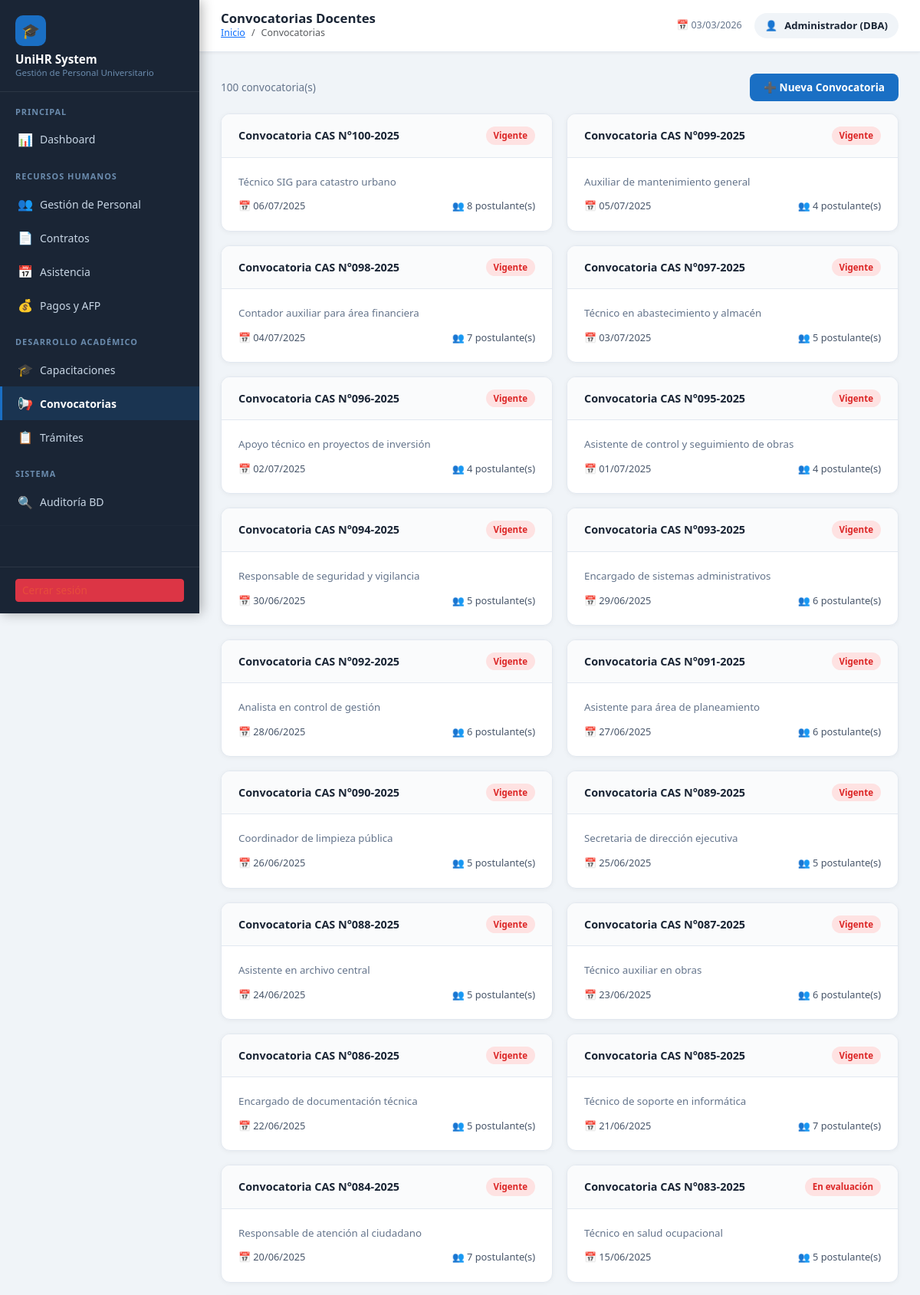
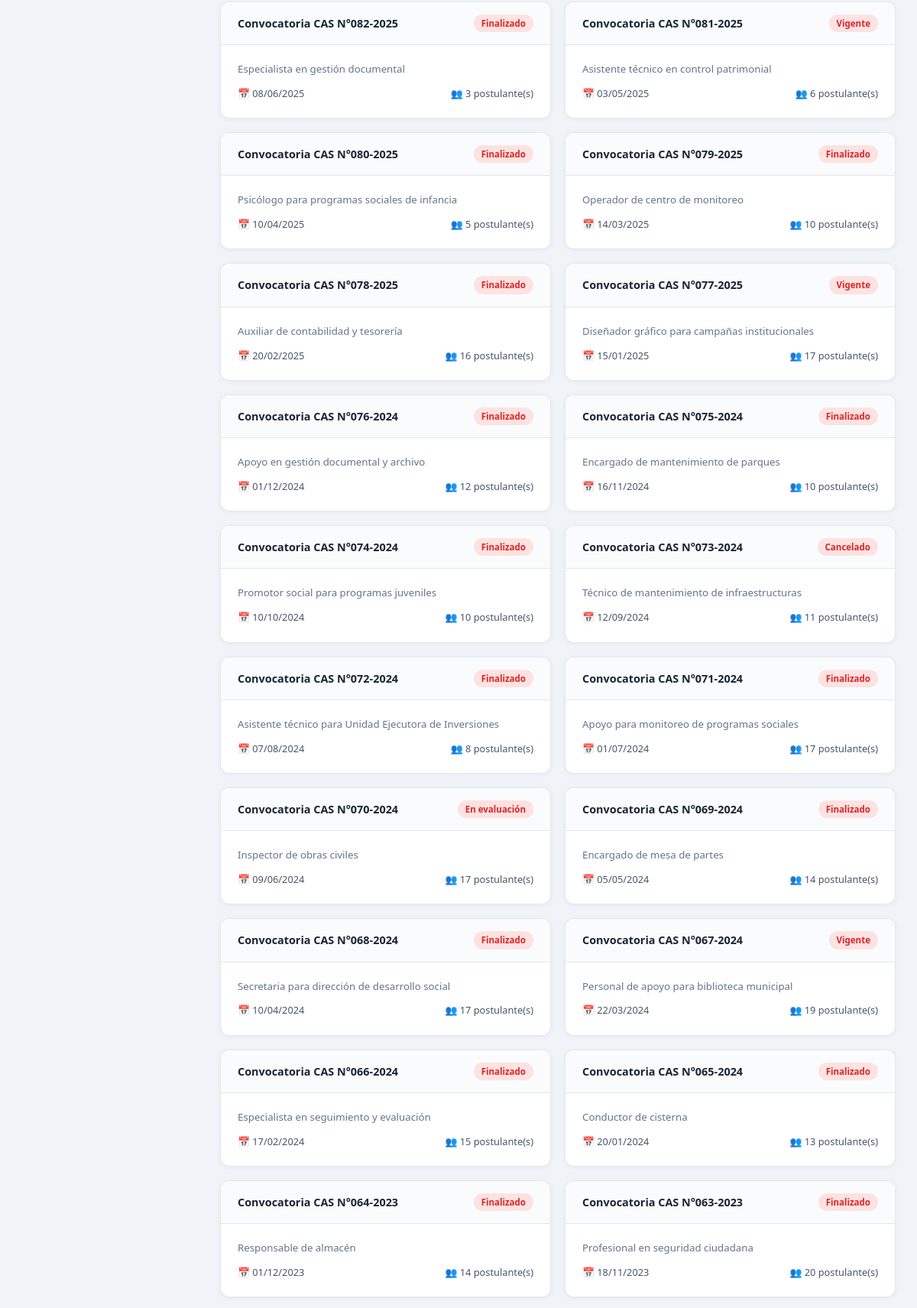
Page /gestpersonal_uni/convocatorias/lista.php (upper part) on the committed database (2 pictures, top to bottom).
### tables this page shows
create table convocatorias_doc(
idselec int auto_increment primary key,
nomconv varchar(100) not null,
fechconv date not null,
descrpconv varchar(250) not null,
estconv varchar(25) not null   
);

### gestpersonal_uni/convocatorias/lista.php (the view, shortened to what this page needs)
<?php
require_once '../config/conexion.php';
$convs = $pdo->query("
    SELECT c.*,
           (SELECT COUNT(*) FROM postulacion_personal pp WHERE pp.idselec = c.idselec) AS total_postulantes
    FROM convocatorias_doc c
    ORDER BY c.fechconv DESC
")->fetchAll();
$modulo_activo = 'convocatorias';
$titulo_pagina = 'Convocatorias Docentes';
$breadcrumb    = [['Convocatorias', '']];
?>
<!DOCTYPE html>
<html lang="es">
<head>
    <link href="https://cdn.jsdelivr.net/npm/bootstrap@5.3.0/dist/css/bootstrap.min.css" rel="stylesheet">
</head>
<body>
<?php include '../includes/sidebar.php'; ?>
<div class="main-content">
<?php include '../includes/header.php'; ?>
<div class="page-content">
    <div style="display:flex; justify-content:space-between; align-items:center; margin-bottom:16px;">
        <div style="font-size:0.85rem; color:#64748b;"><?= count($convs) ?> convocatoria(s)</div>
        <a href="nueva.php" class="btn-uni-primary">➕ Nueva Convocatoria</a>
    </div>
    <div style="display:grid; grid-template-columns: repeat(auto-fill,minmax(340px,1fr)); gap:18px;">
        <?php if (empty($convs)): ?>
        <div style="grid-column:1/-1; text-align:center; color:#94a3b8; padding:40px;">Sin convocatorias registradas.</div>
        <?php else: ?>
        <?php foreach ($convs as $conv): ?>
        <div class="card-uni">
            <div class="card-uni-header">
                <h6 style="font-size:0.9rem;"><?= htmlspecialchars($conv['nomconv']) ?></h6>
                <span class="badge-uni <?= $conv['estconv']==='ABIERTA'?'badge-activo':'badge-inactivo' ?>">
                    <?= $conv['estconv'] ?>
                </span>
            </div>
            <div class="card-uni-body">
                <p style="font-size:0.83rem; color:#64748b; margin:0 0 12px;">
                    <?= htmlspecialchars($conv['descrpconv']) ?>
                </p>
                <div style="display:flex; justify-content:space-between; font-size:0.8rem; color:#475569;">
                    <span>📅 <?= date('d/m/Y', strtotime($conv['fechconv'])) ?></span>
                    <span>👥 <?= $conv['total_postulantes'] ?> postulante(s)</span>
                </div>
            </div>
        </div>
        <?php endforeach; ?>
        <?php endif; ?>
    </div>
</div>
</div>
</body>
</html>

### gestpersonal_uni/includes/sidebar.php (shortened to what this page needs)
<?php
$depth = substr_count($_SERVER['PHP_SELF'], '/') - 2;
$base  = str_repeat('../', max($depth, 0));
?>
<div class="sidebar">
    <a href="<?= $base ?>index.php" class="sidebar-brand" style="display:block;">
        <div class="brand-icon">🎓</div>
        <span class="brand-title">UniHR System</span>
        <span class="brand-sub">Gestión de Personal Universitario</span>
    </a>
    <div class="sidebar-section-title">Principal</div>
    <a href="<?= $base ?>index.php" class="sidebar-link <?= $modulo_activo == 'dashboard' ? 'active' : '' ?>">
        <span class="nav-icon">📊</span> Dashboard
    </a>
    <div class="sidebar-section-title">Recursos Humanos</div>
    <a href="<?= $base ?>personal/lista.php" class="sidebar-link <?= $modulo_activo == 'personal' ? 'active' : '' ?>">
        <span class="nav-icon">👥</span> Gestión de Personal
    </a>
    <a href="<?= $base ?>contratos/lista.php" class="sidebar-link <?= $modulo_activo == 'contratos' ? 'active' : '' ?>">
        <span class="nav-icon">📄</span> Contratos
    </a>
    <a href="<?= $base ?>asistencia/lista.php" class="sidebar-link <?= $modulo_activo == 'asistencia' ? 'active' : '' ?>">
        <span class="nav-icon">📅</span> Asistencia
    </a>
    <a href="<?= $base ?>pagos/lista.php" class="sidebar-link <?= $modulo_activo == 'pagos' ? 'active' : '' ?>">
        <span class="nav-icon">💰</span> Pagos y AFP
    </a>
    <div class="sidebar-section-title">Desarrollo Académico</div>
    <a href="<?= $base ?>capacitaciones/lista.php" class="sidebar-link <?= $modulo_activo == 'capacitaciones' ? 'active' : '' ?>">
        <span class="nav-icon">🎓</span> Capacitaciones
    </a>
    <a href="<?= $base ?>convocatorias/lista.php" class="sidebar-link <?= $modulo_activo == 'convocatorias' ? 'active' : '' ?>">
        <span class="nav-icon">📢</span> Convocatorias
    </a>
    <a href="<?= $base ?>tramites/lista.php" class="sidebar-link <?= $modulo_activo == 'tramites' ? 'active' : '' ?>">
        <span class="nav-icon">📋</span> Trámites
    </a>
    <div class="sidebar-section-title">Sistema</div>
    <a href="<?= $base ?>auditoria/lista.php" class="sidebar-link <?= $modulo_activo == 'auditoria' ? 'active' : '' ?>">
        <span class="nav-icon">🔍</span> Auditoría BD
    </a>
    <hr class="sidebar-divider">
    <div class="sidebar-footer">
       <a href="/gestpersonal_uni/logout.php" class="btn btn-sm btn-danger">Cerrar sesión</a>
    </div>
</div>

### gestpersonal_uni/includes/header.php (shortened to what this page needs)
<div class="topbar">
    <div class="topbar-left">
        <h5><?= htmlspecialchars($titulo_pagina) ?></h5>
        <?php if (!empty($breadcrumb)): ?>
        <nav aria-label="breadcrumb">
            <ol class="breadcrumb">
                <li class="breadcrumb-item"><a href="#">Inicio</a></li>
                <?php foreach ($breadcrumb as $i => $crumb): ?>
                    <?php if ($i == count($breadcrumb) - 1): ?>
                        <li class="breadcrumb-item active"><?= htmlspecialchars($crumb[0]) ?></li>
                    <?php else: ?>
                        <li class="breadcrumb-item"><a href="<?= $crumb[1] ?>"><?= htmlspecialchars($crumb[0]) ?></a></li>
                    <?php endif; ?>
                <?php endforeach; ?>
            </ol>
        </nav>
        <?php endif; ?>
    </div>
    <div class="topbar-right">
        <span class="topbar-date">📅 <?= date('d/m/Y') ?></span>
        <div class="topbar-user">
            <span>👤</span> Administrador (DBA)
        </div>
    </div>
</div>

### gestpersonal_uni/includes/sidebar.php (style rules this page uses)
:root { --sidebar-bg: #1a2535; --sidebar-hover: #243447; --sidebar-active: #1a6fc4; --sidebar-text: #c8d6e5; --sidebar-heading: #6b8cae; --sidebar-width: 260px; }
.sidebar { width: var(--sidebar-width); min-height: 100vh; background: var(--sidebar-bg); position: fixed; top: 0; left: 0; z-index: 1000; display: flex; flex-direction: column; box-shadow: 3px 0 15px rgba(0,0,0,0.3); overflow-y: auto; }
.sidebar-brand { padding: 20px 20px 15px; border-bottom: 1px solid rgba(255,255,255,0.08); text-decoration: none; }
.sidebar-brand .brand-icon { width: 40px; height: 40px; background: var(--sidebar-active); border-radius: 10px; display: flex; align-items: center; justify-content: center; font-size: 1.2rem; margin-bottom: 8px; }
.sidebar-brand .brand-title { color: #fff; font-size: 0.95rem; font-weight: 700; line-height: 1.2; display: block; }
.sidebar-brand .brand-sub { color: var(--sidebar-heading); font-size: 0.72rem; display: block; }
.sidebar-section-title { padding: 18px 20px 6px; color: var(--sidebar-heading); font-size: 0.68rem; font-weight: 700; text-transform: uppercase; letter-spacing: 1px; }
.sidebar-link { display: flex; align-items: center; gap: 11px; padding: 10px 20px; color: var(--sidebar-text); text-decoration: none; font-size: 0.875rem; border-left: 3px solid transparent; transition: all 0.2s; }
.sidebar-link.active { background: rgba(26,111,196,0.2); border-left-color: var(--sidebar-active); color: #fff; font-weight: 600; }
.sidebar-link .nav-icon { width: 18px; text-align: center; font-size: 1rem; flex-shrink: 0; }
.sidebar-divider { border-color: rgba(255,255,255,0.08); margin: 8px 0; }
.sidebar-footer { margin-top: auto; padding: 15px 20px; border-top: 1px solid rgba(255,255,255,0.08); }
.sidebar-footer a { display: flex; align-items: center; gap: 10px; color: #e74c3c; text-decoration: none; font-size: 0.85rem; }
body { background: #f0f4f8; margin: 0; font-family: 'Segoe UI', system-ui, sans-serif; }
.main-content { margin-left: var(--sidebar-width); min-height: 100vh; padding: 0; }

### gestpersonal_uni/includes/header.php (style rules this page uses)
.topbar { background: #fff; padding: 14px 28px; display: flex; align-items: center; justify-content: space-between; border-bottom: 1px solid #e2e8f0; box-shadow: 0 1px 4px rgba(0,0,0,0.06); position: sticky; top: 0; z-index: 100; }
.topbar-left h5 { margin: 0; font-size: 1.05rem; font-weight: 700; color: #1a2535; }
.topbar-left .breadcrumb { margin: 0; font-size: 0.78rem; }
.topbar-right { display: flex; align-items: center; gap: 16px; }
.topbar-user { display: flex; align-items: center; gap: 9px; background: #f0f4f8; padding: 7px 14px; border-radius: 20px; font-size: 0.82rem; color: #1a2535; font-weight: 600; }
.topbar-date { font-size: 0.78rem; color: #64748b; }
.page-content { padding: 28px; }
.card-uni { background: #fff; border-radius: 12px; border: 1px solid #e2e8f0; box-shadow: 0 1px 6px rgba(0,0,0,0.05); overflow: hidden; }
.card-uni-header { padding: 16px 22px; border-bottom: 1px solid #e2e8f0; display: flex; align-items: center; justify-content: space-between; background: #fafbfc; }
.card-uni-header h6 { margin: 0; font-weight: 700; font-size: 0.9rem; color: #1a2535; }
.card-uni-body { padding: 22px; }
.btn-uni-primary { background: #1a6fc4; color: #fff; border: none; padding: 8px 18px; border-radius: 8px; font-size: 0.85rem; font-weight: 600; cursor: pointer; text-decoration: none; display: inline-flex; align-items: center; gap: 6px; transition: background 0.2s; }
.badge-uni { padding: 3px 10px; border-radius: 20px; font-size: 0.72rem; font-weight: 700; display: inline-block; }
.badge-inactivo { background: #fee2e2; color: #dc2626; }

### rows in the picture
convocatorias_doc: nomconv "Convocatoria CAS N°100-2025", estconv "Vigente", descrpconv "Técnico SIG para catastro urbano", fechconv "06/07/2025", total_postulantes "8"
convocatorias_doc: nomconv "Convocatoria CAS N°099-2025", estconv "Vigente", descrpconv "Auxiliar de mantenimiento general", fechconv "05/07/2025", total_postulantes "4"
convocatorias_doc: nomconv "Convocatoria CAS N°098-2025", estconv "Vigente", descrpconv "Contador auxiliar para área financiera", fechconv "04/07/2025", total_postulantes "7"
convocatorias_doc: nomconv "Convocatoria CAS N°097-2025", estconv "Vigente", descrpconv "Técnico en abastecimiento y almacén", fechconv "03/07/2025", total_postulantes "5"
convocatorias_doc: nomconv "Convocatoria CAS N°096-2025", estconv "Vigente", descrpconv "Apoyo técnico en proyectos de inversión", fechconv "02/07/2025", total_postulantes "4"
convocatorias_doc: nomconv "Convocatoria CAS N°095-2025", estconv "Vigente", descrpconv "Asistente de control y seguimiento de obras", fechconv "01/07/2025", total_postulantes "4"
convocatorias_doc: nomconv "Convocatoria CAS N°094-2025", estconv "Vigente", descrpconv "Responsable de seguridad y vigilancia", fechconv "30/06/2025", total_postulantes "5"
convocatorias_doc: nomconv "Convocatoria CAS N°093-2025", estconv "Vigente", descrpconv "Encargado de sistemas administrativos", fechconv "29/06/2025", total_postulantes "6"
convocatorias_doc: nomconv "Convocatoria CAS N°092-2025", estconv "Vigente", descrpconv "Analista en control de gestión", fechconv "28/06/2025", total_postulantes "6"
convocatorias_doc: nomconv "Convocatoria CAS N°091-2025", estconv "Vigente", descrpconv "Asistente para área de planeamiento", fechconv "27/06/2025", total_postulantes "6"
convocatorias_doc: nomconv "Convocatoria CAS N°090-2025", estconv "Vigente", descrpconv "Coordinador de limpieza pública", fechconv "26/06/2025", total_postulantes "5"
convocatorias_doc: nomconv "Convocatoria CAS N°089-2025", estconv "Vigente", descrpconv "Secretaria de dirección ejecutiva", fechconv "25/06/2025", total_postulantes "5"
convocatorias_doc: nomconv "Convocatoria CAS N°088-2025", estconv "Vigente", descrpconv "Asistente en archivo central", fechconv "24/06/2025", total_postulantes "5"
convocatorias_doc: nomconv "Convocatoria CAS N°087-2025", estconv "Vigente", descrpconv "Técnico auxiliar en obras", fechconv "23/06/2025", total_postulantes "6"
convocatorias_doc: nomconv "Convocatoria CAS N°086-2025", estconv "Vigente", descrpconv "Encargado de documentación técnica", fechconv "22/06/2025", total_postulantes "5"
convocatorias_doc: nomconv "Convocatoria CAS N°085-2025", estconv "Vigente", descrpconv "Técnico de soporte en informática", fechconv "21/06/2025", total_postulantes "7"
convocatorias_doc: nomconv "Convocatoria CAS N°084-2025", estconv "Vigente", descrpconv "Responsable de atención al ciudadano", fechconv "20/06/2025", total_postulantes "7"
convocatorias_doc: nomconv "Convocatoria CAS N°083-2025", estconv "En evaluación", descrpconv "Técnico en salud ocupacional", fechconv "15/06/2025", total_postulantes "5"
convocatorias_doc: nomconv "Convocatoria CAS N°082-2025", estconv "Finalizado", descrpconv "Especialista en gestión documental", fechconv "08/06/2025", total_postulantes "3"
convocatorias_doc: nomconv "Convocatoria CAS N°081-2025", estconv "Vigente", descrpconv "Asistente técnico en control patrimonial", fechconv "03/05/2025", total_postulantes "6"
convocatorias_doc: nomconv "Convocatoria CAS N°080-2025", estconv "Finalizado", descrpconv "Psicólogo para programas sociales de infancia", fechconv "10/04/2025", total_postulantes "5"
convocatorias_doc: nomconv "Convocatoria CAS N°079-2025", estconv "Finalizado", descrpconv "Operador de centro de monitoreo", fechconv "14/03/2025", total_postulantes "10"
convocatorias_doc: nomconv "Convocatoria CAS N°078-2025", estconv "Finalizado", descrpconv "Auxiliar de contabilidad y tesorería", fechconv "20/02/2025", total_postulantes "16"
convocatorias_doc: nomconv "Convocatoria CAS N°077-2025", estconv "Vigente", descrpconv "Diseñador gráfico para campañas institucionales", fechconv "15/01/2025", total_postulantes "17"
convocatorias_doc: nomconv "Convocatoria CAS N°076-2024", estconv "Finalizado", descrpconv "Apoyo en gestión documental y archivo", fechconv "01/12/2024", total_postulantes "12"
convocatorias_doc: nomconv "Convocatoria CAS N°075-2024", estconv "Finalizado", descrpconv "Encargado de mantenimiento de parques", fechconv "16/11/2024", total_postulantes "10"
convocatorias_doc: nomconv "Convocatoria CAS N°074-2024", estconv "Finalizado", descrpconv "Promotor social para programas juveniles", fechconv "10/10/2024", total_postulantes "10"
convocatorias_doc: nomconv "Convocatoria CAS N°073-2024", estconv "Cancelado", descrpconv "Técnico de mantenimiento de infraestructuras", fechconv "12/09/2024", total_postulantes "11"
convocatorias_doc: nomconv "Convocatoria CAS N°072-2024", estconv "Finalizado", descrpconv "Asistente técnico para Unidad Ejecutora de Inversiones", fechconv "07/08/2024", total_postulantes "8"
convocatorias_doc: nomconv "Convocatoria CAS N°071-2024", estconv "Finalizado", descrpconv "Apoyo para monitoreo de programas sociales", fechconv "01/07/2024", total_postulantes "17"
convocatorias_doc: nomconv "Convocatoria CAS N°070-2024", estconv "En evaluación", descrpconv "Inspector de obras civiles", fechconv "09/06/2024", total_postulantes "17"
convocatorias_doc: nomconv "Convocatoria CAS N°069-2024", estconv "Finalizado", descrpconv "Encargado de mesa de partes", fechconv "05/05/2024", total_postulantes "14"
convocatorias_doc: nomconv "Convocatoria CAS N°068-2024", estconv "Finalizado", descrpconv "Secretaria para dirección de desarrollo social", fechconv "10/04/2024", total_postulantes "17"
convocatorias_doc: nomconv "Convocatoria CAS N°067-2024", estconv "Vigente", descrpconv "Personal de apoyo para biblioteca municipal", fechconv "22/03/2024", total_postulantes "19"
convocatorias_doc: nomconv "Convocatoria CAS N°066-2024", estconv "Finalizado", descrpconv "Especialista en seguimiento y evaluación", fechconv "17/02/2024", total_postulantes "15"
convocatorias_doc: nomconv "Convocatoria CAS N°065-2024", estconv "Finalizado", descrpconv "Conductor de cisterna", fechconv "20/01/2024", total_postulantes "13"
convocatorias_doc: nomconv "Convocatoria CAS N°064-2023", estconv "Finalizado", descrpconv "Responsable de almacén", fechconv "01/12/2023", total_postulantes "14"
convocatorias_doc: nomconv "Convocatoria CAS N°063-2023", estconv "Finalizado", descrpconv "Profesional en seguridad ciudadana", fechconv "18/11/2023", total_postulantes "20"

### other values in the picture
$titulo_pagina "Convocatorias Docentes"
$crumb[0] "Convocatorias"
count($convs) "100"
